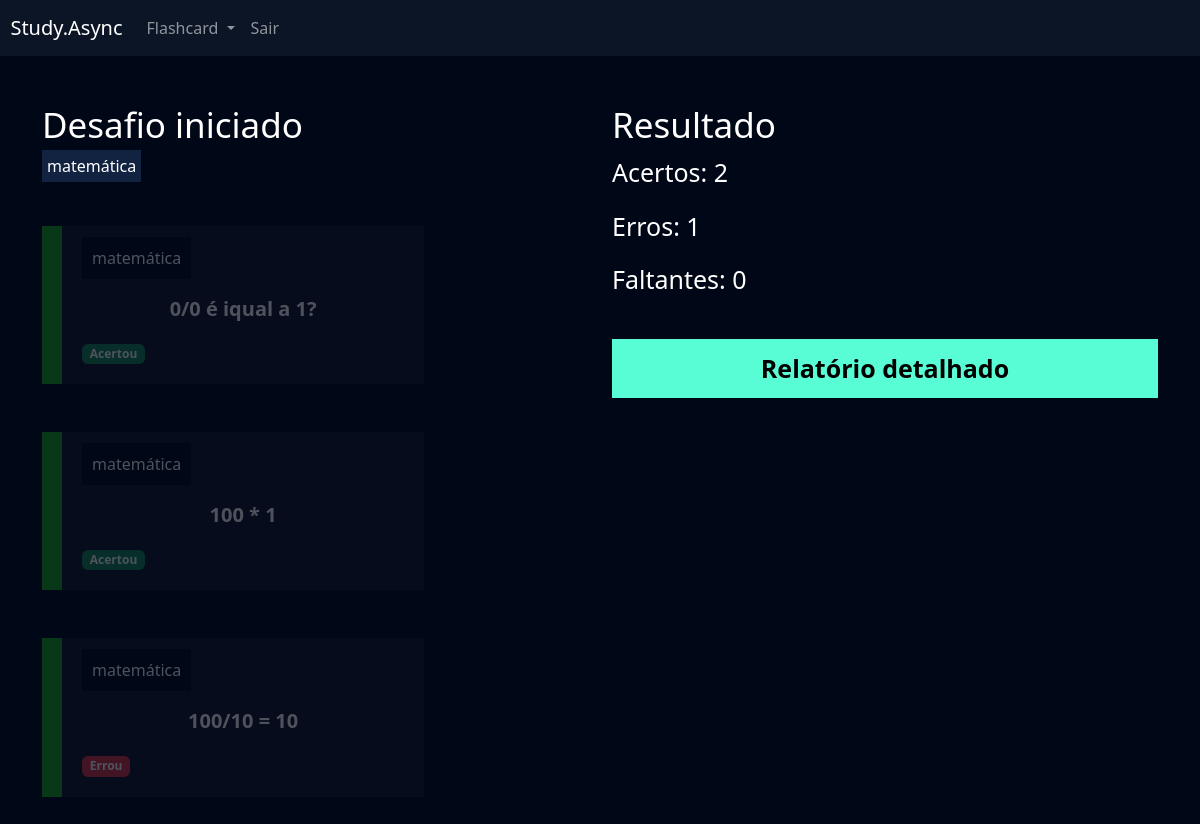
The page /flashcard/desafio/15/ (signed in) on the database its author committed.
### flashcard/models.py (models this page shows, shortened)
class Categoria(models.Model):
    nome = models.CharField(max_length=20)
    def __str__(self):
        return self.nome

class FlashcardDesafio(models.Model):
    flashcard = models.ForeignKey(Flashcard, on_delete=models.DO_NOTHING)
    respondido = models.BooleanField(default=False)
    acertou = models.BooleanField(default=False)

class Flashcard(models.Model):
    DIFICULDADE_CHOICES = (('D', 'Difícil'), ('M', 'Médio'), ('F', 'Fácil'))
    user = models.ForeignKey(User, on_delete=models.DO_NOTHING)
    pergunta = models.CharField(max_length=100)
    resposta = models.TextField()
    categoria = models.ForeignKey(Categoria, on_delete=models.DO_NOTHING)
    dificuldade = models.CharField(max_length=1, choices=DIFICULDADE_CHOICES)
    @property
    def css_dificuldade(self):
        if self.dificuldade == 'D':
            return 'flashcard-dificil'
        elif self.dificuldade == 'M':
            return 'flashcard-medio'
        elif self.dificuldade == 'F':
            return 'flashcard-facil'

### flashcard/views.py (the view)
# urls.py: path('desafio/<int:id>/', views.desafio, name='desafio'),
def desafio (request, id):
    if not request.user.is_authenticated:
        return redirect('/usuarios/logar')
    desafio = Desafio.objects.get(id=id)
    categorias = desafio.categoria.all()
    if not desafio.user == request.user:
        raise Http404()
    if request.method == 'GET':
        acestos = desafio.flashcards.filter(respondido=True).filter(acertou=True).count()
        erros = desafio.flashcards.filter(respondido=True).filter(acertou=False).count()
        faltantes = desafio.flashcards.filter(respondido=False).count()
        if faltantes == 0:
            desafio.status = 'C'
        desafio.save()
        return render(request, 'desafio.html', {'desafio':desafio, 'acestos': acestos,'erros':erros,'faltantes':faltantes, 'categorias':categorias})

### flashcard/templates/desafio.html (shortened to what this page needs)
{% extends "base.html" %}
{% load static %}
{% block 'cabecalho' %}
    <link href="{% static 'usuarios/css/cadastro.css' %}" rel="stylesheet">
    <link href="{% static 'flashcard/css/novo_flashcard.css' %}" rel="stylesheet">
    <link href="{% static 'flashcard/css/iniciar_desafio.css' %}" rel="stylesheet">
    <link href="{% static 'flashcard/css/desafio.css' %}" rel="stylesheet">
    <link href='https://unpkg.com/boxicons@2.1.4/css/boxicons.min.css' rel='stylesheet'>
{% endblock 'cabecalho' %}
{% block 'conteudo' %}
    {% include "partials/header.html" %}
    <div class="container">
        <br>
        <br>
        <div class="row">
            <div class="col-md">
                <h3 class="fonte-secundaria" >Desafio iniciado</h3>
                {% for categoria in categorias %}
                    <span class="badge-categoria" >{{categoria}}</span>
                {% endfor %}
                <br>
                <br>
                <br>
                {% for flash in desafio.flashcards.all %}
                    <div class="box-new-flashcard {% if flash.respondido %} op2 {% endif %}">
                        <div class="flashcard {{flash.flashcard.css_dificuldade}}">
                            <div class="flashcard-categoria">
                                {{flash.flashcard.categoria}}
                            </div>
                            <br>
                            <br>
                            <div class="flashcard-box-item" onclick="flip_card({{flash.id}})">
                                <p class="flashcard-item">{{flash.flashcard.pergunta}}</p>
                            </div>
                            {% if not flash.respondido %}
                                <div class="responder">
                                    <a href="{% url "responder_flashcard" flash.id %}?Acertou=0&desafio_id={{desafio.id}}"><i class='bx bxs-x-square icone-vermelho'></i></a>
                                    <a href="{% url "responder_flashcard" flash.id %}?Acertou=1&desafio_id={{desafio.id}}"><i class='bx bxs-check-square icone-verde' ></i></a>
                                </div>
                            {% else %}
                                {% if flash.acertou %}
                                    <span class="badge bg-success">Acertou</span>
                                {% else %}
                                    <span class="badge bg-danger">Errou</span>
                                {% endif %}
                            {% endif %}
                        </div>
                    </div>
                    <br>
                    <br>
                {% endfor %}
            </div>
            <div class="col-md">
                <h3 class="fonte-secundaria">Resultado</h3>
                <p class="fonte-p">Acertos: {{acestos}}</p>
                <p class="fonte-p">Erros: {{erros}}</p>
                <p class="fonte-p">Faltantes: {{faltantes}}</p>
                <br>
                <a class="btn-cadastro btn-desafio" href="{% url "relatorio" desafio.id %}">Relatório detalhado</a>
            </div>
        </div>
    </div>
{% endblock 'conteudo' %}

### templates/static/geral/css/base.css (style rules this page uses)
:root { --main-color: #0b1526; --dark-color: #000716; --secondary-dark-color: rgb(15, 2, 26); --light-color: #00c1f3; --contrast-color: #f4c96b; --differential-color: #58fcd5; }
body { background-color: var(--dark-color) !important; color: white !important; }

### templates/static/usuarios/css/cadastro.css (style rules this page uses)
* { margin: 0; padding: 0; }
.btn-cadastro { padding: 10px; background-color: #58fcd5; border: none; border: 1px solid #58fcd5; font-size: 18px; font-weight: bold; padding-left: 25px; padding-right: 25px; }

### templates/static/flashcard/css/novo_flashcard.css (style rules this page uses)
.box-new-flashcard { width: 70%; margin: auto; }
.flashcard { background-color: rgba(255, 255, 255, .08); padding: 20px; }
.flashcard-box-item { text-align: center; }
.flashcard p { font-size: 20px; font-weight: bold; cursor: pointer; }
.flashcard-facil { border-left: 20px solid #1DAB1A; }
.flashcard-categoria { background-color: var(--dark-color); display: inline; padding: 10px; }

### templates/static/flashcard/css/iniciar_desafio.css (style rules this page uses)
.fonte-secundaria { font-size: 35px; }

### templates/static/flashcard/css/desafio.css (style rules this page uses)
.badge-categoria { padding: 5px; background-color: #122342; }
.box-new-flashcard { margin: 0; }
.op2 { opacity: .3; }
.fonte-p { font-size: 25px; }
.btn-desafio { width: 100% !important; color: black; text-decoration: none; display: block; text-align: center; font-size: 25px; }

### rows shown on the page
Categoria: nome "matemática"
FlashcardDesafio: flashcard.categoria "matemática", flashcard.pergunta "0/0 é iqual a 1?", respondido "Acertou"
FlashcardDesafio: flashcard.categoria "matemática", flashcard.pergunta "100 * 1", respondido "Acertou"
FlashcardDesafio: flashcard.categoria "matemática", flashcard.pergunta "100/10 = 10", respondido "Errou"

### other values the page prints
{{ acestos }} "2"
{{ erros }} "1"
{{ faltantes }} "0"
